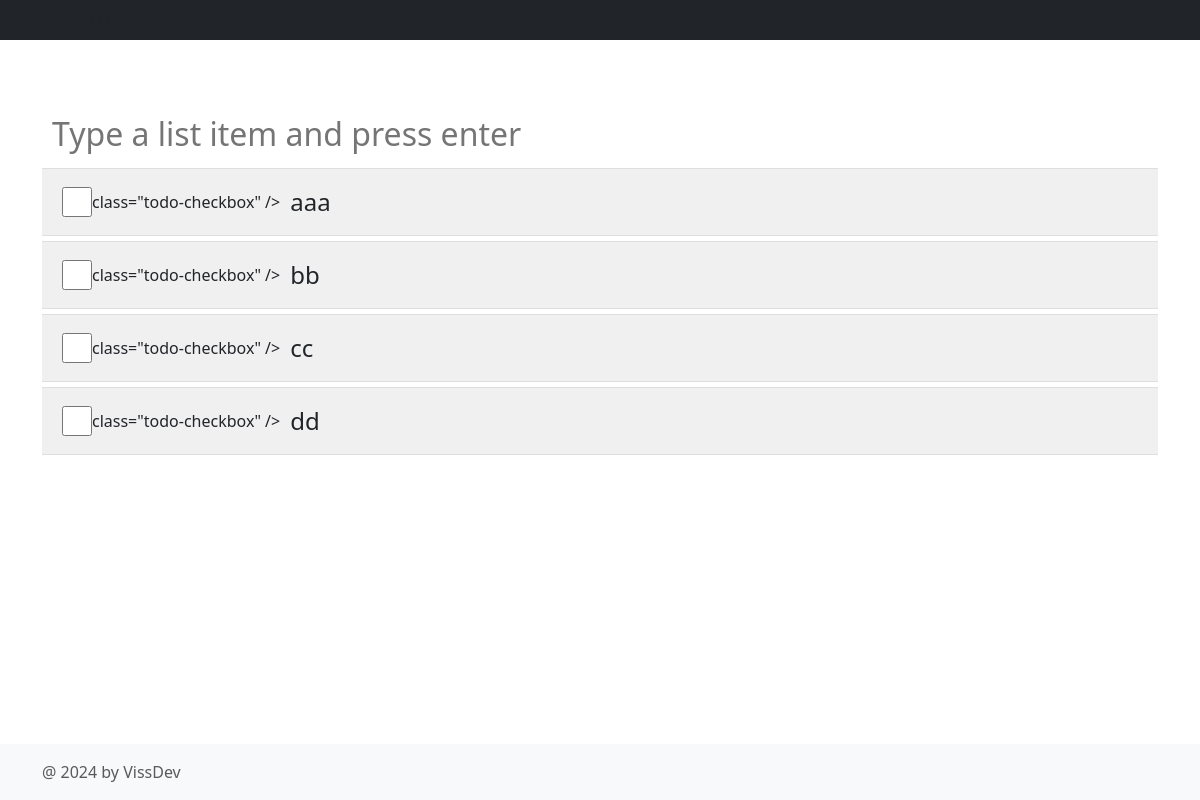
The app's page /list-item/2 (signed in) with its own data.
### main.py (models this page shows)
class ListItem(db.Model):
    __tablename__ = "tbl_list_item"
    id: Mapped[int] = mapped_column(Integer, primary_key=True, autoincrement=True)
    name: Mapped[str] = mapped_column(String, nullable=False)
    status: Mapped[int] = mapped_column(Integer, default=0)
    todo_id: Mapped[int] = mapped_column(Integer, ForeignKey("tbl_todo.id"))
    todo = relationship("ToDo", backref="tbl_list_item")

### main.py (the view)
@app.route("/list-item/<int:todo_id>")
@login_required
def view_list(todo_id):
    list_items = db.session.execute(db.select(ListItem).where(ListItem.todo_id == todo_id)).scalars()
    todo = db.session.execute(db.select(ToDo).where(ToDo.id == todo_id)).scalar()
    return render_template("list.html", list_items=list_items, todo=todo)

### main.py (called while the page is built)
@login_manager.user_loader
def user_loader(user_id):
    return db.get_or_404(User, user_id)

### templates/list.html (shortened to what this page needs)
{% from "bootstrap5/form.html" import render_form %}
{% extends 'base.html' %}
{% block content %}
    <nav class="navbar navbar-expand-md navbar-dark fixed-top bg-dark">
        <div class="container-fluid">
          <span>Your To Do Lists</span>
        </div>
      </nav>
      <main class="flex-shrink-0">
        <div class="container" id="content">
          <input class="text-color-grey" type="text" id="enter-list-item" placeholder="Type a list item and press enter" />
          <div id="todoList">
              {% for item in list_items %}
              <div class="list-item"><input type="checkbox" {% if condition %}checked{% endif %} > class="todo-checkbox"  /><label class="todo-label">{{ item.name }}</label></div>
              {% endfor %}
          </div>
        </div>
      </main>
{% endblock %}

### static/css/styles.css (style rules this page uses)
#content { margin-top:100px }
html, body { height: 100%; margin: 0; padding: 0; }
body { display: flex; flex-direction: column; justify-content: space-between; }
.text-color-grey { color: grey; }
#enter-list-item { padding: 10px; font-size: 2rem; width: 100%; border: 0px solid; }
.list-item label { padding: 10px; font-size: 24px;; }
.list-item input { width: 30px; height: 30px; }
.list-item { display: flex; align-items: center; background-color: rgb(241, 240, 240); padding: 5px; padding-left:20px; border-top: solid 1px rgb(223, 222, 222); border-bottom: solid 1px rgb(223, 222, 222); margin-bottom: 5px; }

### records on screen
ListItem: name "aaa"
ListItem: name "bb"
ListItem: name "cc"
ListItem: name "dd"
